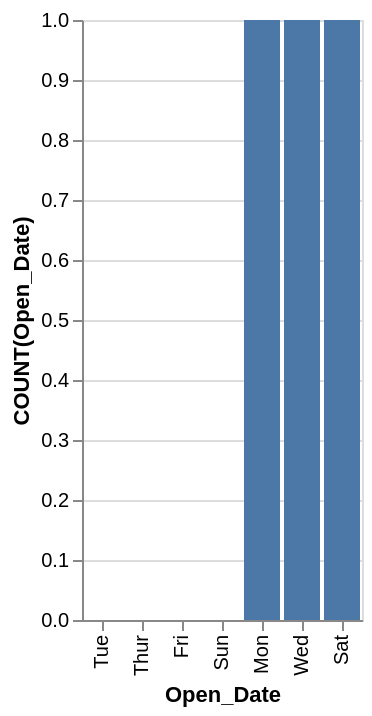

Source (Vega-Lite JSON):
### Vega-Lite specification from a JSON file in a GitHub repository (floating-point values rounded to 4 significant figures)
{"data": {"values": [{"x_data": "Mon", "y_data": 1}, {"x_data": "Tue", "y_data": 0}, {"x_data": "Wed", "y_data": 1}, {"x_data": "Thur", "y_data": 0}, {"x_data": "Fri", "y_data": 0}, {"x_data": "Sat", "y_data": 1}, {"x_data": "Sun", "y_data": 0}]}, "mark": "bar", "encoding": {"x": {"field": "x_data", "type": "nominal", "title": "Open_Date", "sort": {"op": "sum", "field": "y_data", "order": "ascending"}}, "y": {"field": "y_data", "type": "quantitative", "title": "COUNT(Open_Date)"}}}
